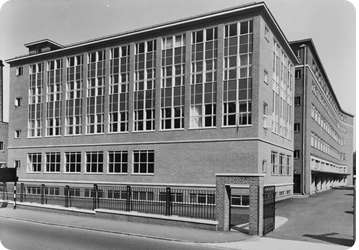
#> input picture Paper 2/southwing.jpg, 359 x 250 px, found by its file name
$ python 'Question 5b.py'
#> lines starting #> are read from the running program, lines starting #| are printed output that depends on the picture
import matplotlib.image as img
import matplotlib.pyplot as plt
import numpy as np

file_name = 'Paper 2\southwing.jpg'
image = img.imread(file_name)
#> image is the input picture: shape (250, 359, 3); min 0, max 255, mean 133.4
if image.ndim == 3:
    image = np.mean(image, axis=2)
#> image: shape (250, 359) float64

image_height, image_width = image.shape
#> image_height = 250; image_width = 359

kernel = np.array([[-1, -1, -1],
                   [-1,  8, -1],
                   [-1, -1, -1]])
kernel_dim = len(kernel)

output_h = image_height - kernel_dim + 1
#> output_h = 248
output_w = image_width - kernel_dim + 1
#> output_w = 357
convoluted_image = np.zeros((output_h, output_w))

for i in range(output_h):
    for j in range(output_w):
        region = image[i:i+kernel_dim, j:j+kernel_dim]
        convoluted_image[i][j] = np.sum(kernel * region)
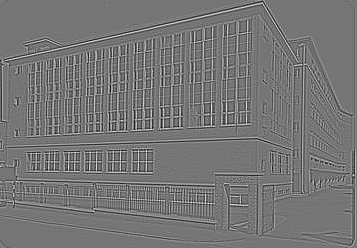
#> convoluted_image: shape (248, 357) float64; min -951, max 1103, mean -0.1; drawn with min black and max white

convoluted_image = np.clip(convoluted_image, 0, 255)
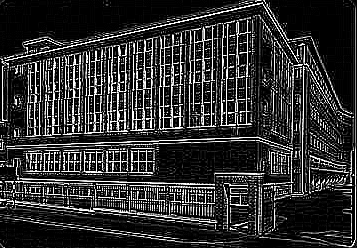
#> convoluted_image: shape (248, 357) float64; min 0, max 255, mean 48.6


fig, axes = plt.subplots(1, 2)

axes[0].imshow(image, cmap='gray')
axes[0].set_title('Original')
axes[0].axis('off')

axes[1].imshow(convoluted_image, cmap='gray')
axes[1].set_title('Edge Detection')
axes[1].axis('off')

plt.show()
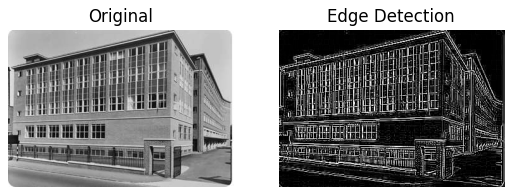
#> figure drawn by matplotlib, 2 panels
fig.savefig('convolved.jpg')
